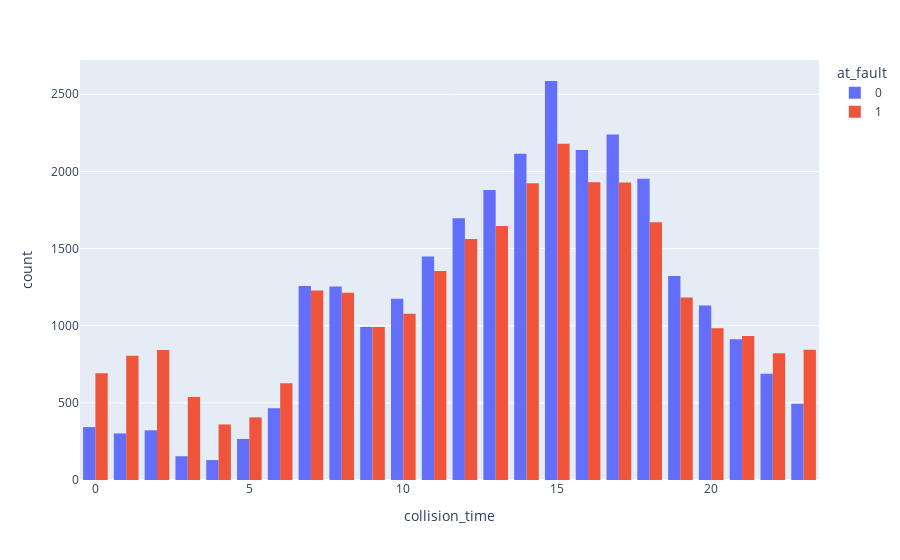

Notebook source saved alongside this figure:
### Markdown cell above
Можно увидель, что модель определила как самые важные признаки
* `collision_time` (время ДТП),
* `insurance_premium` (страховая премия), 
* `vehicle_age` (возраст авто), 
* `collision_date`(день недели),
* `direction0`(направление). 

Рассмотрим подробнее `pcf_violation_category`

### Code cell
fig = px.histogram(
    df, x='collision_time', color='at_fault',
    barmode='group',
    histfunc='count'
)
fig.show()

### Figure 1 — Plotly figure (JSON) as saved in the notebook; plotly's stock layout.template omitted (floating-point values rounded to 4 significant figures; data arrays with more than 128 entries replaced by an {"elided": "..."} marker saying what was removed)
{"data": [{"alignmentgroup": "True", "bingroup": "x", "histfunc": "count", "hovertemplate": "at_fault=0<br>collision_time=%{x}<br>count=%{y}<extra></extra>", "legendgroup": "0", "marker": {"color": "#636efa", "pattern": {"shape": ""}}, "name": "0", "offsetgroup": "0", "orientation": "v", "showlegend": true, "type": "histogram", "x": {"elided": "27266 int values"}, "xaxis": "x", "yaxis": "y"}, {"alignmentgroup": "True", "bingroup": "x", "histfunc": "count", "hovertemplate": "at_fault=1<br>collision_time=%{x}<br>count=%{y}<extra></extra>", "legendgroup": "1", "marker": {"color": "#EF553B", "pattern": {"shape": ""}}, "name": "1", "offsetgroup": "1", "orientation": "v", "showlegend": true, "type": "histogram", "x": {"elided": "27741 int values"}, "xaxis": "x", "yaxis": "y"}], "layout": {"barmode": "group", "legend": {"title": {"text": "at_fault"}, "tracegroupgap": 0}, "margin": {"t": 60}, "xaxis": {"anchor": "y", "domain": [0, 1], "title": {"text": "collision_time"}}, "yaxis": {"anchor": "x", "domain": [0, 1], "title": {"text": "count"}}}}
